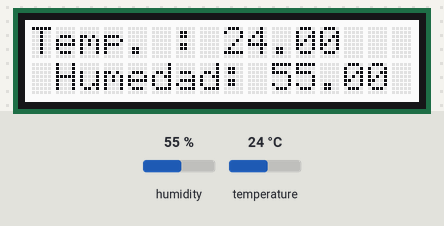
Bench run of a sketch on a simulated Arduino Uno, built for the host (arithmetic inside an expression is 32-bit, double 64-bit). Shown: 16×2 character LCD. The test bench sets the inputs (shaded band); at power-on: humidity 55 %, temperature 24 °C. WiFi joins after 1.5 s; servers stay silent unless stated; uploads are accepted with an empty reply; what the sketch prints to the serial monitor is not drawn.

Above: at 2.2 s.
2.3 s: humidity set to 22 %
At 4.0 s:
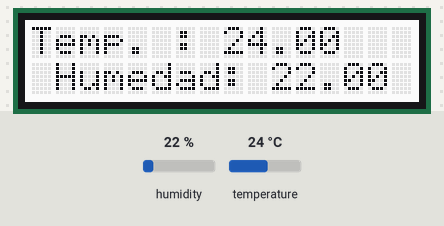
4.3 s: temperature set to 12 °C
At 5.7 s:
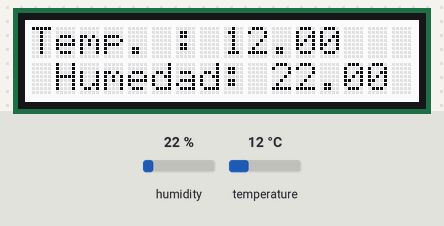
6.1 s: humidity set to 40 %
At 7.5 s:
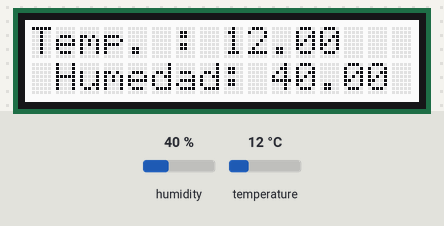
7.8 s: temperature set to 19 °C
At 9.2 s:
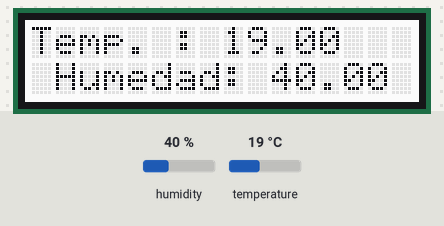
Timing chart, 0 to 10.5 s (numbered marks = the images above; inputs shaded):
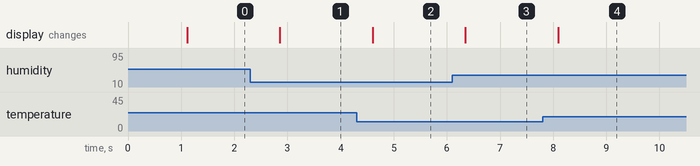

Measured:
- after the input at 2.3 s, the display: changes after 0.56 s (image 1)
- after the input at 4.3 s, the display: changes after 0.30 s (image 2)
- after the input at 6.1 s, the display: changes after 0.25 s (image 3)
- after the input at 7.8 s, the display: changes after 0.29 s (image 4)

The sketch:

sensor_temperatura_con_red.ino
```cpp
#include <DHT11.h> // biblioteca sensor temperatura
#include <Wire.h>
#include "rgb_lcd.h" //biblioteca de la pantalla lcd rgb
#include <Ethernet.h> //biblioteca del shield ethernet
#include <SPI.h>


rgb_lcd lcd;

const int colorR = 255; //en este bloque se definen lo colores de la pantalla
const int colorG = 255;
const int colorB = 255;

int pin=7; // se define el pin que utilizara el sensor como entrada
DHT11 dht11(pin);

byte mac[] = {0xDE, 0xAD, 0xBE, 0xEF, 0xFF, 0xEE}; // Direccion MAC
byte ip[] = { 192,168,0,220 }; // Direccion IP del Arduino
byte server[] = { 192,168,0,137}; // Direccion IP del servidor que contiene la base mysql
EthernetClient client;
float temperatura; //variable de la temperatura, flotante para manejo de numeros decimales
int analog_pin = 0;
String lugar = "Arica";

void setup()
   {
       Serial.begin(9600);
       Ethernet.begin(mac, ip); // Inicializamos el Ethernet Shield
       delay(1000); // Esperamos 1 segundo de cortesia
   }

void loop()
   {
       int err;
       float temp, hum;
       if((err = dht11.read(hum, temp)) == 0)    // Si devuelve 0 es que ha leido bien
          {
             //inicializa el visor y asigna los parametros que mostrara
             lcd.begin(16, 2);
             lcd.setRGB(colorR, colorG, colorB);
             lcd.print("Temp. : ");
             lcd.print(temp);
             lcd.setCursor(0, 1);
             lcd.print(" Humedad: ");
             lcd.print(hum);

             //inicializa el monitor serial de arduino
             Serial.print("Temperatura: ");
             Serial.print(temp);
             Serial.print(" Humedad: ");
             Serial.print(hum);
             Serial.println();
          }
       else
          {
             //caotura y muestra el error
             Serial.println();
             Serial.print("Error Num :");
             Serial.print(err);
             Serial.println();
          }

        if (client.connect(server, 80)>0)
                {  // Conexion con el servidor y envia los datos
                   // client.print("GET /project/arduino/temperatura/iot.php?valor="); // Enviamos los datos por GET
                    client.print("GET /temperatura/iot.php?valor=");
                    // & lugar="[lugar]); // Enviamos los datos por GET
                    client.print(temp);
                    client.print("GET /temperatura/iot.php?hum=");
                    //client.print("GET /temperatura/iot.php?hum="); // Enviamos los datos por GET
                    client.print(hum);
                    //client.print("GET /temperatura/iot.php?lugar="); // Enviamos los datos por GET
                    //client.print(lugar);

                    client.println(" HTTP/1.0");
                    client.println("User-Agent: Arduino 1.0");
                    client.println();
                    Serial.println("Conectado");
                 }
        else
                 {
                    Serial.println("Fallo en la conexion");
                 }
        if (!client.connected())
                 {
                    Serial.println("Disconnected!");
                 }
               client.stop();
               client.flush();
               delay(500); // Espero un minuto antes de tomar otra muestra

       // delay(1000);            //Recordad que solo lee una vez por segundo
   }
```
